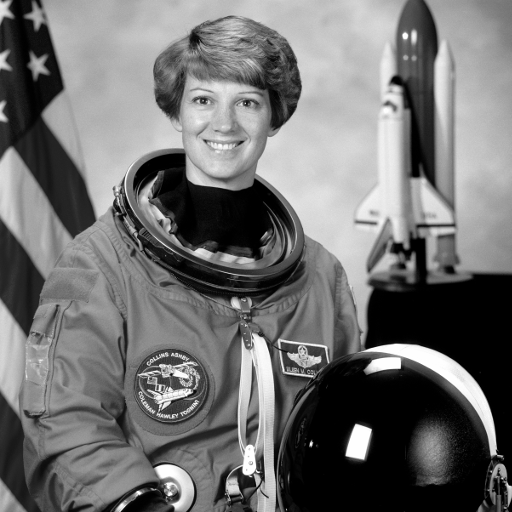
#> input picture content/astronaut.png, 512 x 512 px
$ jupyter execute denoising-filters.ipynb
#> lines starting #> are read from the running program, lines starting #| are printed output that depends on the picture
## IPython notebook for various denoising filters

### Import all modules and functions needed for this example.

[cell 1]
import numpy as np
import matplotlib.pyplot as plt
from skimage.io import imread
from skimage import img_as_float
from skimage.filters import median
from skimage.morphology import square
from scipy.signal import correlate2d
from skimage.util import random_noise

### Implementation of some filter kernels.

[cell 2]
def mean_filter_kernel(a):
    kernel = np.ones((2 * a + 1, 2 * a + 1))
    kernel = kernel / np.sum(kernel)
    return kernel


def gauss_filter_kernel(a, sigma):

    # Straightforward loops to compute the kernel
    # kernel = np.zeros((2*a+1, 2*a+1))
    # for i in range(-a, a+1):
    #     for j in range(-a, a+1):
    #         kernel[i+a, j+a] = np.exp(- (i**2 + j**2) / (2 * sigma**2))

    # Python way of computing the kernel
    indX, indY = np.meshgrid(range(-a, a + 1), range(-a, a + 1))
    kernel = np.exp(-(np.square(indX) + np.square(indY)) / (2 * sigma**2))
    kernel = kernel / np.sum(kernel)
    return kernel

### Read and plot the input image.

[cell 3]
true_input_image = img_as_float(imread("astronaut.png", as_gray=True))
#> true_input_image: shape (512, 512) float64; min 0, max 1, mean 0.442

plt.imshow(true_input_image, interpolation="nearest", cmap=plt.cm.get_cmap("gray"), vmin=0, vmax=1)
plt.axis("off")
plt.title("Original image")
plt.show()

### Add noise to the input image.

[cell 4]
# Different noise models have very different effects
input_image = random_noise(true_input_image, mode="gaussian")
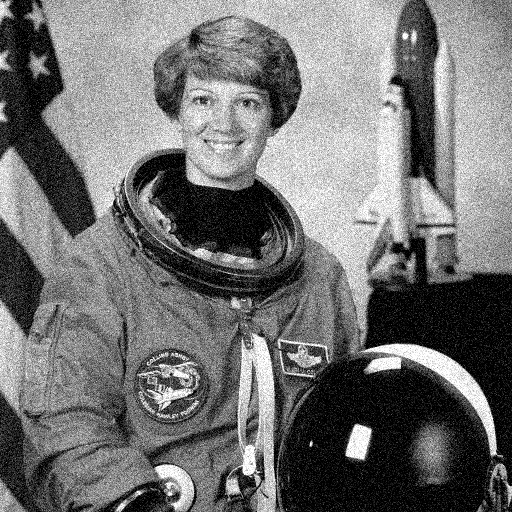
#> input_image: shape (512, 512) float64; min 0, max 1, mean 0.448
# input_image = random_noise(true_input_image, mode="poisson")
# input_image = random_noise(true_input_image, mode="s&p")

plt.imshow(input_image, interpolation="nearest", cmap=plt.cm.get_cmap("gray"), vmin=0, vmax=1)
plt.axis("off")
plt.title("Noisy input image")
plt.show()

### Set the filter radius.

[cell 5]
a = 2

### Apply different filters to the noisy input image.

[cell 6]
mean_filtered_image = correlate2d(input_image, mean_filter_kernel(a), mode="same")
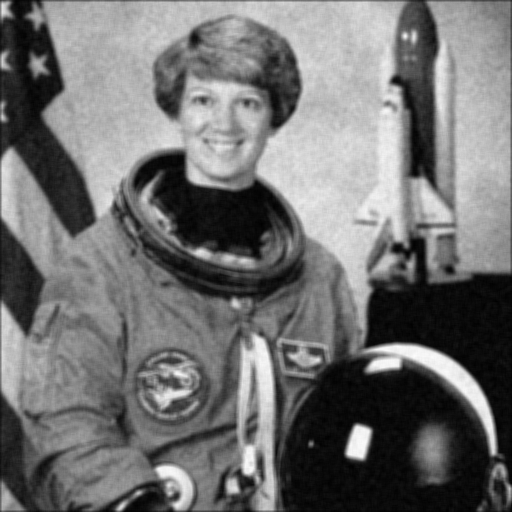
#> mean_filtered_image: shape (512, 512) float64; min 0.00494, max 0.991, mean 0.446
gauss_filtered_image = correlate2d(input_image, gauss_filter_kernel(a, 1), mode="same")
median_filtered_image = median(input_image, footprint=square(2 * a + 1), mode="reflect")

# Plot all filtered images
plt.subplot(1, 3, 1)
plt.imshow(mean_filtered_image, interpolation="nearest", cmap=plt.cm.get_cmap("gray"), vmin=0, vmax=1)
plt.axis("off")
plt.title("Mean filtered image")

plt.subplot(1, 3, 2)
plt.imshow(gauss_filtered_image, interpolation="nearest", cmap=plt.cm.get_cmap("gray"), vmin=0, vmax=1)
plt.axis("off")
plt.title("Gauss filtered image")

plt.subplot(1, 3, 3)
plt.imshow(median_filtered_image, interpolation="nearest", cmap=plt.cm.get_cmap("gray"), vmin=0, vmax=1)
plt.axis("off")
plt.title("Median filtered image")
plt.show()
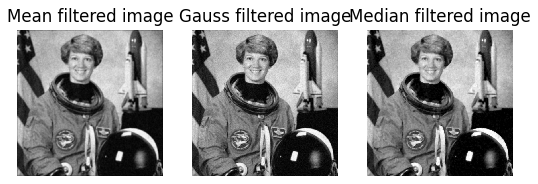
#> figure drawn by matplotlib, 3 panels
